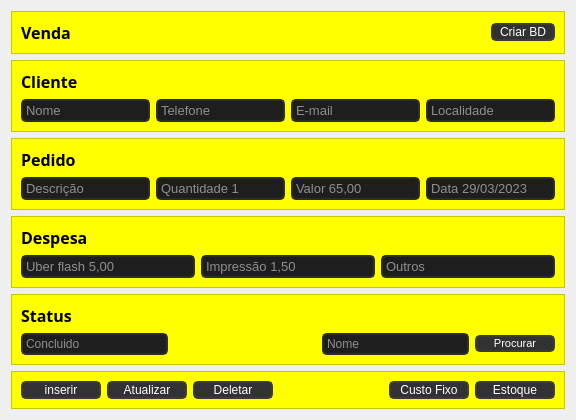
            <widget class="QWidget" name="formulario_page">
             <layout class="QVBoxLayout" name="verticalLayout_9">
              <item>
               <widget class="QFrame" name="frame_27">
                <property name="maximumSize">
                 <size>
                  <width>16777215</width>
                  <height>45</height>
                 </size>
                </property>
                <property name="styleSheet">
                 <string notr="true">background-color: rgb(255, 255, 0);</string>
                </property>
                <property name="frameShape">
                 <enum>QFrame::StyledPanel</enum>
                </property>
                <property name="frameShadow">
                 <enum>QFrame::Raised</enum>
                </property>
                <layout class="QHBoxLayout" name="horizontalLayout_8">
                 <item>
                  <widget class="QLabel" name="label_10">
                   <property name="font">
                    <font>
                     <family>Segoe UI Black</family>
                     <pointsize>12</pointsize>
                     <weight>75</weight>
                     <bold>true</bold>
                    </font>
                   </property>
                   <property name="text">
                    <string>Venda</string>
                   </property>
                  </widget>
                 </item>
                 <item>
                  <spacer name="horizontalSpacer_2">
                   <property name="orientation">
                    <enum>Qt::Horizontal</enum>
                   </property>
                   <property name="sizeHint" stdset="0">
                    <size>
                     <width>40</width>
                     <height>20</height>
                    </size>
                   </property>
                  </spacer>
                 </item>
                 <item>
                  <widget class="QPushButton" name="pushButton_criarBD_2">
                   <property name="styleSheet">
                    <string notr="true">QPushButton {
	background-color: rgb(50, 50, 50);
	border: 2px solid rgb(60, 60, 60);
	border-radius: 5px;
	color: rgb(255, 255, 255);
}
QPushButton:hover {
	background-color: rgb(60, 60, 60);
	border: 2px solid rgb(70,70, 70);
}
QPushButton:pressed {
	background-color: rgb(250, 230, 0);
	border: 2px solid rgb(161, 0, 0);
	color: rgb(35, 35, 35);
}</string>
                   </property>
                   <property name="text">
                    <string>  Criar BD  </string>
                   </property>
                  </widget>
                 </item>
                </layout>
               </widget>
              </item>
              <item>
               <widget class="QFrame" name="frame_15">
                <property name="styleSheet">
                 <string notr="true">background-color: rgb(255, 255, 0);</string>
                </property>
                <property name="frameShape">
                 <enum>QFrame::StyledPanel</enum>
                </property>
                <property name="frameShadow">
                 <enum>QFrame::Raised</enum>
                </property>
                <layout class="QGridLayout" name="gridLayout_6">
                 <item row="2" column="0">
                  <widget class="QLineEdit" name="lineEdit_nome_2">
                   <property name="minimumSize">
                    <size>
                     <width>0</width>
                     <height>0</height>
                    </size>
                   </property>
                   <property name="font">
                    <font>
                     <family>Segoe UI</family>
                     <pointsize>10</pointsize>
                    </font>
                   </property>
                   <property name="autoFillBackground">
                    <bool>false</bool>
                   </property>
                   <property name="styleSheet">
                    <string notr="true">QLineEdit {
	border: 2px solid rgb(45,45,45);
	border-radius: 5px;
	padding: 1px;
	background-color: rgb(30,30, 30);
	color: rgb(255, 255, 255);
}
QLineEdit:hover {
	border: 2px solid rgb(55,55,55);
}
QLineEdit:focus {
	border: 2px solid rgb(161, 0, 0);
	color: rgb(200, 200, 200);
}</string>
                   </property>
                   <property name="maxLength">
                    <number>50</number>
                   </property>
                   <property name="placeholderText">
                    <string>Nome</string>
                   </property>
                  </widget>
                 </item>
                 <item row="0" column="0">
                  <widget class="QLabel" name="Cliente_label_2">
                   <property name="font">
                    <font>
                     <family>Segoe UI Black</family>
                     <pointsize>12</pointsize>
                     <weight>75</weight>
                     <bold>true</bold>
                    </font>
                   </property>
                   <property name="text">
                    <string>Cliente</string>
                   </property>
                  </widget>
                 </item>
                 <item row="2" column="1">
                  <widget class="QLineEdit" name="lineEdit_telefone_2">
                   <property name="minimumSize">
                    <size>
                     <width>0</width>
                     <height>0</height>
                    </size>
                   </property>
                   <property name="font">
                    <font>
                     <family>Segoe UI</family>
                     <pointsize>10</pointsize>
                    </font>
                   </property>
                   <property name="autoFillBackground">
                    <bool>false</bool>
                   </property>
                   <property name="styleSheet">
                    <string notr="true">QLineEdit {
	border: 2px solid rgb(45,45,45);
	border-radius: 5px;
	padding: 1px;
	background-color: rgb(30,30, 30);
	color: rgb(255, 255, 255);
}
QLineEdit:hover {
	border: 2px solid rgb(55,55,55);
}
QLineEdit:focus {
	border: 2px solid rgb(161, 0, 0);
	color: rgb(200, 200, 200);
}</string>
                   </property>
                   <property name="maxLength">
                    <number>50</number>
                   </property>
                   <property name="placeholderText">
                    <string>Telefone</string>
                   </property>
                  </widget>
                 </item>
                 <item row="2" column="2">
                  <widget class="QLineEdit" name="lineEdit_email_2">
                   <property name="minimumSize">
                    <size>
                     <width>0</width>
                     <height>0</height>
                    </size>
                   </property>
                   <property name="font">
                    <font>
                     <family>Segoe UI</family>
                     <pointsize>10</pointsize>
                    </font>
                   </property>
                   <property name="autoFillBackground">
                    <bool>false</bool>
                   </property>
                   <property name="styleSheet">
                    <string notr="true">QLineEdit {
	border: 2px solid rgb(45,45,45);
	border-radius: 5px;
	padding: 1px;
	background-color: rgb(30,30, 30);
	color: rgb(255, 255, 255);
}
QLineEdit:hover {
	border: 2px solid rgb(55,55,55);
}
QLineEdit:focus {
	border: 2px solid rgb(161, 0, 0);
	color: rgb(200, 200, 200);
}</string>
                   </property>
                   <property name="maxLength">
                    <number>50</number>
                   </property>
                   <property name="placeholderText">
                    <string>E-mail</string>
                   </property>
                  </widget>
                 </item>
                 <item row="2" column="3">
                  <widget class="QLineEdit" name="lineEdit_localidade_2">
                   <property name="minimumSize">
                    <size>
                     <width>0</width>
                     <height>0</height>
                    </size>
                   </property>
                   <property name="font">
                    <font>
                     <family>Segoe UI</family>
                     <pointsize>10</pointsize>
                    </font>
                   </property>
                   <property name="autoFillBackground">
                    <bool>false</bool>
                   </property>
                   <property name="styleSheet">
                    <string notr="true">QLineEdit {
	border: 2px solid rgb(45,45,45);
	border-radius: 5px;
	padding: 1px;
	background-color: rgb(30,30, 30);
	color: rgb(255, 255, 255);
}
QLineEdit:hover {
	border: 2px solid rgb(55,55,55);
}
QLineEdit:focus {
	border: 2px solid rgb(161, 0, 0);
	color: rgb(200, 200, 200);
}</string>
                   </property>
                   <property name="maxLength">
                    <number>50</number>
                   </property>
                   <property name="placeholderText">
                    <string>Localidade</string>
                   </property>
                  </widget>
                 </item>
                </layout>
               </widget>
              </item>
              <item>
               <widget class="QFrame" name="frame_16">
                <property name="styleSheet">
                 <string notr="true">background-color: rgb(255, 255, 0);</string>
                </property>
                <property name="frameShape">
                 <enum>QFrame::StyledPanel</enum>
                </property>
                <property name="frameShadow">
                 <enum>QFrame::Raised</enum>
                </property>
                <layout class="QGridLayout" name="gridLayout_11">
                 <item row="1" column="1">
                  <widget class="QLineEdit" name="lineEdit_quantidade_3">
                   <property name="minimumSize">
                    <size>
                     <width>0</width>
                     <height>0</height>
                    </size>
                   </property>
                   <property name="font">
                    <font>
                     <family>Segoe UI</family>
                     <pointsize>10</pointsize>
                    </font>
                   </property>
                   <property name="autoFillBackground">
                    <bool>false</bool>
                   </property>
                   <property name="styleSheet">
                    <string notr="true">QLineEdit {
	border: 2px solid rgb(45,45,45);
	border-radius: 5px;
	padding: 1px;
	background-color: rgb(30,30, 30);
	color: rgb(255, 255, 255);
}
QLineEdit:hover {
	border: 2px solid rgb(55,55,55);
}
QLineEdit:focus {
	border: 2px solid rgb(161, 0, 0);
	color: rgb(200, 200, 200);
}</string>
                   </property>
                   <property name="maxLength">
                    <number>50</number>
                   </property>
                   <property name="placeholderText">
                    <string>Quantidade 1</string>
                   </property>
                  </widget>
                 </item>
                 <item row="1" column="0">
                  <widget class="QLineEdit" name="lineEdit_descricao_3">
                   <property name="minimumSize">
                    <size>
                     <width>0</width>
                     <height>0</height>
                    </size>
                   </property>
                   <property name="font">
                    <font>
                     <family>Segoe UI</family>
                     <pointsize>10</pointsize>
                    </font>
                   </property>
                   <property name="autoFillBackground">
                    <bool>false</bool>
                   </property>
                   <property name="styleSheet">
                    <string notr="true">QLineEdit {
	border: 2px solid rgb(45,45,45);
	border-radius: 5px;
	padding: 1px;
	background-color: rgb(30,30, 30);
	color: rgb(255, 255, 255);
}
QLineEdit:hover {
	border: 2px solid rgb(55,55,55);
}
QLineEdit:focus {
	border: 2px solid rgb(161, 0, 0);
	color: rgb(200, 200, 200);
}</string>
                   </property>
                   <property name="maxLength">
                    <number>50</number>
                   </property>
                   <property name="placeholderText">
                    <string>Descrição</string>
                   </property>
                  </widget>
                 </item>
                 <item row="1" column="2">
                  <widget class="QLineEdit" name="lineEdit_valor_3">
                   <property name="minimumSize">
                    <size>
                     <width>0</width>
                     <height>0</height>
                    </size>
                   </property>
                   <property name="font">
                    <font>
                     <family>Segoe UI</family>
                     <pointsize>10</pointsize>
                    </font>
                   </property>
                   <property name="autoFillBackground">
                    <bool>false</bool>
                   </property>
                   <property name="styleSheet">
                    <string notr="true">QLineEdit {
	border: 2px solid rgb(45,45,45);
	border-radius: 5px;
	padding: 1px;
	background-color: rgb(30,30, 30);
	color: rgb(255, 255, 255);
}
QLineEdit:hover {
	border: 2px solid rgb(55,55,55);
}
QLineEdit:focus {
	border: 2px solid rgb(161, 0, 0);
	color: rgb(200, 200, 200);
}</string>
                   </property>
                   <property name="maxLength">
                    <number>50</number>
                   </property>
                   <property name="placeholderText">
                    <string>Valor 65,00</string>
                   </property>
                  </widget>
                 </item>
                 <item row="0" column="0">
                  <widget class="QLabel" name="Pedido_label_3">
                   <property name="font">
                    <font>
                     <family>Segoe UI Black</family>
                     <pointsize>12</pointsize>
                     <weight>75</weight>
                     <bold>true</bold>
                    </font>
                   </property>
                   <property name="text">
                    <string>Pedido</string>
                   </property>
                  </widget>
                 </item>
                 <item row="1" column="4">
                  <widget class="QLineEdit" name="lineEdit_data_3">
                   <property name="minimumSize">
                    <size>
                     <width>0</width>
                     <height>0</height>
                    </size>
                   </property>
                   <property name="font">
                    <font>
                     <family>Segoe UI</family>
                     <pointsize>10</pointsize>
                    </font>
                   </property>
                   <property name="autoFillBackground">
                    <bool>false</bool>
                   </property>
                   <property name="styleSheet">
                    <string notr="true">QLineEdit {
	border: 2px solid rgb(45,45,45);
	border-radius: 5px;
	padding: 1px;
	background-color: rgb(30,30, 30);
	color: rgb(255, 255, 255);
}
QLineEdit:hover {
	border: 2px solid rgb(55,55,55);
}
QLineEdit:focus {
	border: 2px solid rgb(161, 0, 0);
	color: rgb(200, 200, 200);
}</string>
                   </property>
                   <property name="maxLength">
                    <number>50</number>
                   </property>
                   <property name="placeholderText">
                    <string>Data 29/03/2023</string>
                   </property>
                  </widget>
                 </item>
                </layout>
               </widget>
              </item>
              <item>
               <widget class="QFrame" name="frame_18">
                <property name="styleSheet">
                 <string notr="true">background-color: rgb(255, 255, 0);</string>
                </property>
                <property name="frameShape">
                 <enum>QFrame::StyledPanel</enum>
                </property>
                <property name="frameShadow">
                 <enum>QFrame::Raised</enum>
                </property>
                <layout class="QGridLayout" name="gridLayout_9">
                 <item row="3" column="0">
                  <widget class="QLineEdit" name="lineEdit_uberflash_2">
                   <property name="minimumSize">
                    <size>
                     <width>0</width>
                     <height>0</height>
                    </size>
                   </property>
                   <property name="font">
                    <font>
                     <family>Segoe UI</family>
                     <pointsize>10</pointsize>
                    </font>
                   </property>
                   <property name="autoFillBackground">
                    <bool>false</bool>
                   </property>
                   <property name="styleSheet">
                    <string notr="true">QLineEdit {
	border: 2px solid rgb(45,45,45);
	border-radius: 5px;
	padding: 1px;
	background-color: rgb(30,30, 30);
	color: rgb(255, 255, 255);
}
QLineEdit:hover {
	border: 2px solid rgb(55,55,55);
}
QLineEdit:focus {
	border: 2px solid rgb(161, 0, 0);
	color: rgb(200, 200, 200);
}</string>
                   </property>
                   <property name="maxLength">
                    <number>50</number>
                   </property>
                   <property name="placeholderText">
                    <string>Uber flash 5,00</string>
                   </property>
                  </widget>
                 </item>
                 <item row="3" column="2">
                  <widget class="QLineEdit" name="lineEdit_outros_2">
                   <property name="minimumSize">
                    <size>
                     <width>0</width>
                     <height>0</height>
                    </size>
                   </property>
                   <property name="font">
                    <font>
                     <family>Segoe UI</family>
                     <pointsize>10</pointsize>
                    </font>
                   </property>
                   <property name="autoFillBackground">
                    <bool>false</bool>
                   </property>
                   <property name="styleSheet">
                    <string notr="true">QLineEdit {
	border: 2px solid rgb(45,45,45);
	border-radius: 5px;
	padding: 1px;
	background-color: rgb(30,30, 30);
	color: rgb(255, 255, 255);
}
QLineEdit:hover {
	border: 2px solid rgb(55,55,55);
}
QLineEdit:focus {
	border: 2px solid rgb(161, 0, 0);
	color: rgb(200, 200, 200);
}</string>
                   </property>
                   <property name="maxLength">
                    <number>50</number>
                   </property>
                   <property name="placeholderText">
                    <string>Outros</string>
                   </property>
                  </widget>
                 </item>
                 <item row="0" column="0">
                  <widget class="QLabel" name="despesas_label_2">
                   <property name="font">
                    <font>
                     <family>Segoe UI Black</family>
                     <pointsize>12</pointsize>
                     <weight>75</weight>
                     <bold>true</bold>
                    </font>
                   </property>
                   <property name="text">
                    <string>Despesa</string>
                   </property>
                  </widget>
                 </item>
                 <item row="3" column="1">
                  <widget class="QLineEdit" name="lineEdit_impressao_2">
                   <property name="minimumSize">
                    <size>
                     <width>0</width>
                     <height>0</height>
                    </size>
                   </property>
                   <property name="font">
                    <font>
                     <family>Segoe UI</family>
                     <pointsize>10</pointsize>
                    </font>
                   </property>
                   <property name="autoFillBackground">
                    <bool>false</bool>
                   </property>
                   <property name="styleSheet">
                    <string notr="true">QLineEdit {
	border: 2px solid rgb(45,45,45);
	border-radius: 5px;
	padding: 1px;
	background-color: rgb(30,30, 30);
	color: rgb(255, 255, 255);
}
QLineEdit:hover {
	border: 2px solid rgb(55,55,55);
}
QLineEdit:focus {
	border: 2px solid rgb(161, 0, 0);
	color: rgb(200, 200, 200);
}</string>
                   </property>
                   <property name="maxLength">
                    <number>50</number>
                   </property>
                   <property name="placeholderText">
                    <string>Impressão 1,50</string>
                   </property>
                  </widget>
                 </item>
                </layout>
               </widget>
              </item>
              <item>
               <widget class="QFrame" name="frame">
                <property name="styleSheet">
                 <string notr="true">background-color: rgb(255, 255, 0);</string>
                </property>
                <property name="frameShape">
                 <enum>QFrame::StyledPanel</enum>
                </property>
                <property name="frameShadow">
                 <enum>QFrame::Raised</enum>
                </property>
                <layout class="QGridLayout" name="gridLayout_10">
                 <item row="1" column="1">
                  <spacer name="horizontalSpacer_8">
                   <property name="orientation">
                    <enum>Qt::Horizontal</enum>
                   </property>
                   <property name="sizeHint" stdset="0">
                    <size>
                     <width>40</width>
                     <height>20</height>
                    </size>
                   </property>
                  </spacer>
                 </item>
                 <item row="0" column="0">
                  <widget class="QLabel" name="label_14">
                   <property name="font">
                    <font>
                     <family>Segoe UI Black</family>
                     <pointsize>12</pointsize>
                     <weight>75</weight>
                     <bold>true</bold>
                    </font>
                   </property>
                   <property name="text">
                    <string>Status</string>
                   </property>
                  </widget>
                 </item>
                 <item row="1" column="0">
                  <widget class="QLineEdit" name="lineEdit_status_2">
                   <property name="styleSheet">
                    <string notr="true">QLineEdit {
	border: 2px solid rgb(45,45,45);
	border-radius: 5px;
	padding: 1px;
	background-color: rgb(30,30, 30);
	color: rgb(255, 255, 255);
}
QLineEdit:hover {
	border: 2px solid rgb(55,55,55);
}
QLineEdit:focus {
	border: 2px solid rgb(161, 0, 0);
	color: rgb(200, 200, 200);
}</string>
                   </property>
                   <property name="placeholderText">
                    <string>Concluido</string>
                   </property>
                  </widget>
                 </item>
                 <item row="1" column="3">
                  <widget class="QPushButton" name="pushButton_procurar_21">
                   <property name="minimumSize">
                    <size>
                     <width>80</width>
                     <height>0</height>
                    </size>
                   </property>
                   <property name="maximumSize">
                    <size>
                     <width>16777215</width>
                     <height>16777215</height>
                    </size>
                   </property>
                   <property name="font">
                    <font>
                     <family>Segoe UI</family>
                     <pointsize>8</pointsize>
                    </font>
                   </property>
                   <property name="styleSheet">
                    <string notr="true">QPushButton {
	background-color: rgb(50, 50, 50);
	border: 2px solid rgb(60, 60, 60);
	border-radius: 5px;
	color: rgb(255, 255, 255);
}
QPushButton:hover {
	background-color: rgb(60, 60, 60);
	border: 2px solid rgb(70,70, 70);
}
QPushButton:pressed {
	background-color: rgb(250, 230, 0);
	border: 2px solid rgb(161, 0, 0);
	color: rgb(35, 35, 35);
}</string>
                   </property>
                   <property name="text">
                    <string>Procurar</string>
                   </property>
                  </widget>
                 </item>
                 <item row="1" column="2">
                  <widget class="QLineEdit" name="lineEdit_procurar_2">
                   <property name="maximumSize">
                    <size>
                     <width>150</width>
                     <height>16777215</height>
                    </size>
                   </property>
                   <property name="styleSheet">
                    <string notr="true">QLineEdit {
	border: 2px solid rgb(45,45,45);
	border-radius: 5px;
	padding: 1px;
	background-color: rgb(30,30, 30);
	color: rgb(255, 255, 255);
}
QLineEdit:hover {
	border: 2px solid rgb(55,55,55);
}
QLineEdit:focus {
	border: 2px solid rgb(161, 0, 0);
	color: rgb(200, 200, 200);
}</string>
                   </property>
                   <property name="placeholderText">
                    <string>Nome</string>
                   </property>
                  </widget>
                 </item>
                </layout>
               </widget>
              </item>
              <item>
               <widget class="QFrame" name="frame_17">
                <property name="styleSheet">
                 <string notr="true">background-color: rgb(255, 255, 0);</string>
                </property>
                <property name="frameShape">
                 <enum>QFrame::StyledPanel</enum>
                </property>
                <property name="frameShadow">
                 <enum>QFrame::Raised</enum>
                </property>
                <layout class="QHBoxLayout" name="horizontalLayout_9">
                 <item>
                  <widget class="QPushButton" name="pushButton_inserir_2">
                   <property name="minimumSize">
                    <size>
                     <width>80</width>
                     <height>0</height>
                    </size>
                   </property>
                   <property name="font">
                    <font>
                     <family>Segoe UI</family>
                    </font>
                   </property>
                   <property name="styleSheet">
                    <string notr="true">QPushButton {
	background-color: rgb(50, 50, 50);
	border: 2px solid rgb(60, 60, 60);
	border-radius: 5px;
	color: rgb(255, 255, 255);
}
QPushButton:hover {
	background-color: rgb(60, 60, 60);
	border: 2px solid rgb(70,70, 70);
}
QPushButton:pressed {
	background-color: rgb(250, 230, 0);
	border: 2px solid rgb(161, 0, 0);
	color: rgb(35, 35, 35);
}</string>
                   </property>
                   <property name="text">
                    <string>inserir</string>
                   </property>
                  </widget>
                 </item>
                 <item>
                  <widget class="QPushButton" name="pushButton_atualizar_2">
                   <property name="minimumSize">
                    <size>
                     <width>80</width>
                     <height>0</height>
                    </size>
                   </property>
                   <property name="font">
                    <font>
                     <family>Segoe UI</family>
                    </font>
                   </property>
                   <property name="styleSheet">
                    <string notr="true">QPushButton {
	background-color: rgb(50, 50, 50);
	border: 2px solid rgb(60, 60, 60);
	border-radius: 5px;
	color: rgb(255, 255, 255);
}
QPushButton:hover {
	background-color: rgb(60, 60, 60);
	border: 2px solid rgb(70,70, 70);
}
QPushButton:pressed {
	background-color: rgb(250, 230, 0);
	border: 2px solid rgb(161, 0, 0);
	color: rgb(35, 35, 35);
}</string>
                   </property>
                   <property name="text">
                    <string>Atualizar</string>
                   </property>
                  </widget>
                 </item>
                 <item>
                  <widget class="QPushButton" name="pushButton_deletar_2">
                   <property name="minimumSize">
                    <size>
                     <width>80</width>
                     <height>0</height>
                    </size>
                   </property>
                   <property name="font">
                    <font>
                     <family>Segoe UI</family>
                    </font>
                   </property>
                   <property name="styleSheet">
                    <string notr="true">QPushButton {
	background-color: rgb(50, 50, 50);
	border: 2px solid rgb(60, 60, 60);
	border-radius: 5px;
	color: rgb(255, 255, 255);
}
QPushButton:hover {
	background-color: rgb(60, 60, 60);
	border: 2px solid rgb(70,70, 70);
}
QPushButton:pressed {
	background-color: rgb(250, 230, 0);
	border: 2px solid rgb(161, 0, 0);
	color: rgb(35, 35, 35);
}</string>
                   </property>
                   <property name="text">
                    <string>Deletar</string>
                   </property>
                  </widget>
                 </item>
                 <item>
                  <spacer name="horizontalSpacer_9">
                   <property name="orientation">
                    <enum>Qt::Horizontal</enum>
                   </property>
                   <property name="sizeHint" stdset="0">
                    <size>
                     <width>80</width>
                     <height>10</height>
                    </size>
                   </property>
                  </spacer>
                 </item>
                 <item>
                  <widget class="QPushButton" name="pushButton_custo_fixo_2">
                   <property name="minimumSize">
                    <size>
                     <width>80</width>
                     <height>0</height>
                    </size>
                   </property>
                   <property name="styleSheet">
                    <string notr="true">QPushButton {
	background-color: rgb(50, 50, 50);
	border: 2px solid rgb(60, 60, 60);
	border-radius: 5px;
	color: rgb(255, 255, 255);
}
QPushButton:hover {
	background-color: rgb(60, 60, 60);
	border: 2px solid rgb(70,70, 70);
}
QPushButton:pressed {
	background-color: rgb(250, 230, 0);
	border: 2px solid rgb(161, 0, 0);
	color: rgb(35, 35, 35);
}</string>
                   </property>
                   <property name="text">
                    <string>Custo Fixo</string>
                   </property>
                  </widget>
                 </item>
                 <item>
                  <widget class="QPushButton" name="pushButton_estoque_2">
                   <property name="minimumSize">
                    <size>
                     <width>80</width>
                     <height>0</height>
                    </size>
                   </property>
                   <property name="styleSheet">
                    <string notr="true">QPushButton {
	background-color: rgb(50, 50, 50);
	border: 2px solid rgb(60, 60, 60);
	border-radius: 5px;
	color: rgb(255, 255, 255);
}
QPushButton:hover {
	background-color: rgb(60, 60, 60);
	border: 2px solid rgb(70,70, 70);
}
QPushButton:pressed {
	background-color: rgb(250, 230, 0);
	border: 2px solid rgb(161, 0, 0);
	color: rgb(35, 35, 35);
}</string>
                   </property>
                   <property name="text">
                    <string>Estoque</string>
                   </property>
                  </widget>
                 </item>
                </layout>
               </widget>
              </item>
             </layout>
            </widget>
